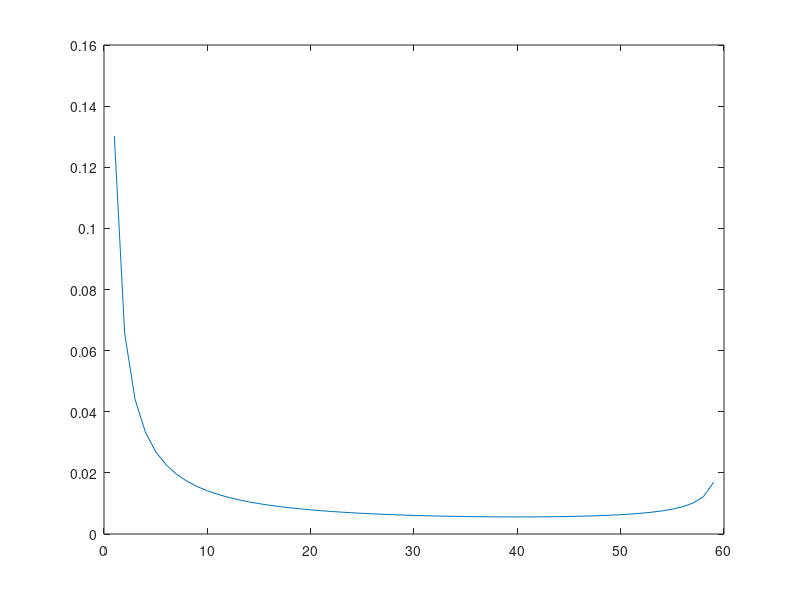

Recreate this plot in MATLAB.
% Definisci N
N = 59;

% Prealloca l'array dei risultati
y = zeros(1, 60);
x = zeros(1,60);

% Calcola i valori per M che varia da 1 a 60
for M = 1:60
    y(M) = 1 / (M * sqrt(N - M + 1));
    x(M) = M;
end

% Visualizza i risultati
plot(x,y);
[minimo, i_min] = min(y);
x_min = x(i_min);
fprintf('(x,y) minimi: %.4f %.4f \n', x_min, minimo);
